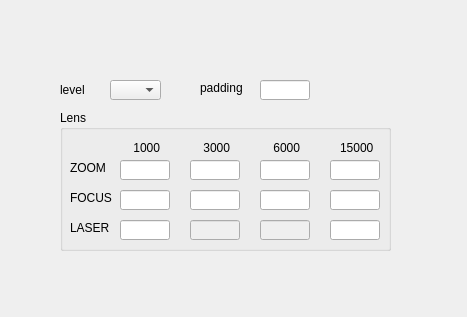
<?xml version="1.0" encoding="UTF-8"?>
<ui version="4.0">
 <class>DeveloperOptions</class>
 <widget class="QDialog" name="DeveloperOptions">
  <property name="geometry">
   <rect>
    <x>0</x>
    <y>0</y>
    <width>467</width>
    <height>317</height>
   </rect>
  </property>
  <property name="windowTitle">
   <string>Dialog</string>
  </property>
  <widget class="QComboBox" name="INTENSE_LEVEL_OPTION">
   <property name="geometry">
    <rect>
     <x>110</x>
     <y>80</y>
     <width>51</width>
     <height>20</height>
    </rect>
   </property>
  </widget>
  <widget class="QLabel" name="INTENSE_LEVEL">
   <property name="geometry">
    <rect>
     <x>60</x>
     <y>82</y>
     <width>41</width>
     <height>16</height>
    </rect>
   </property>
   <property name="text">
    <string>level</string>
   </property>
  </widget>
  <widget class="QGroupBox" name="LENS_GRP">
   <property name="geometry">
    <rect>
     <x>60</x>
     <y>110</y>
     <width>331</width>
     <height>141</height>
    </rect>
   </property>
   <property name="title">
    <string>Lens</string>
   </property>
   <widget class="QLabel" name="LEVEL_1">
    <property name="geometry">
     <rect>
      <x>70</x>
      <y>30</y>
      <width>49</width>
      <height>16</height>
     </rect>
    </property>
    <property name="text">
     <string> 1000</string>
    </property>
   </widget>
   <widget class="QLineEdit" name="ZOOM_L1_EDT">
    <property name="geometry">
     <rect>
      <x>60</x>
      <y>50</y>
      <width>50</width>
      <height>20</height>
     </rect>
    </property>
   </widget>
   <widget class="QLineEdit" name="FOCUS_L1_EDT">
    <property name="geometry">
     <rect>
      <x>60</x>
      <y>80</y>
      <width>50</width>
      <height>20</height>
     </rect>
    </property>
   </widget>
   <widget class="QLineEdit" name="LASER_L1_EDT">
    <property name="geometry">
     <rect>
      <x>60</x>
      <y>110</y>
      <width>50</width>
      <height>20</height>
     </rect>
    </property>
   </widget>
   <widget class="QLabel" name="ZOOM">
    <property name="geometry">
     <rect>
      <x>10</x>
      <y>50</y>
      <width>49</width>
      <height>16</height>
     </rect>
    </property>
    <property name="text">
     <string>ZOOM</string>
    </property>
   </widget>
   <widget class="QLabel" name="FOCUS">
    <property name="geometry">
     <rect>
      <x>10</x>
      <y>80</y>
      <width>49</width>
      <height>16</height>
     </rect>
    </property>
    <property name="text">
     <string>FOCUS</string>
    </property>
   </widget>
   <widget class="QLabel" name="LASER">
    <property name="geometry">
     <rect>
      <x>10</x>
      <y>110</y>
      <width>49</width>
      <height>16</height>
     </rect>
    </property>
    <property name="text">
     <string>LASER</string>
    </property>
   </widget>
   <widget class="QLineEdit" name="LASER_L2_EDT">
    <property name="enabled">
     <bool>false</bool>
    </property>
    <property name="geometry">
     <rect>
      <x>130</x>
      <y>110</y>
      <width>50</width>
      <height>20</height>
     </rect>
    </property>
   </widget>
   <widget class="QLabel" name="LEVEL_2">
    <property name="geometry">
     <rect>
      <x>140</x>
      <y>30</y>
      <width>49</width>
      <height>16</height>
     </rect>
    </property>
    <property name="text">
     <string> 3000</string>
    </property>
   </widget>
   <widget class="QLineEdit" name="FOCUS_L2_EDT">
    <property name="geometry">
     <rect>
      <x>130</x>
      <y>80</y>
      <width>50</width>
      <height>20</height>
     </rect>
    </property>
   </widget>
   <widget class="QLineEdit" name="ZOOM_L2_EDT">
    <property name="geometry">
     <rect>
      <x>130</x>
      <y>50</y>
      <width>50</width>
      <height>20</height>
     </rect>
    </property>
   </widget>
   <widget class="QLineEdit" name="LASER_L3_EDT">
    <property name="enabled">
     <bool>false</bool>
    </property>
    <property name="geometry">
     <rect>
      <x>200</x>
      <y>110</y>
      <width>50</width>
      <height>20</height>
     </rect>
    </property>
   </widget>
   <widget class="QLabel" name="LEVEL_3">
    <property name="geometry">
     <rect>
      <x>210</x>
      <y>30</y>
      <width>49</width>
      <height>16</height>
     </rect>
    </property>
    <property name="text">
     <string> 6000</string>
    </property>
   </widget>
   <widget class="QLineEdit" name="ZOOM_L3_EDT">
    <property name="geometry">
     <rect>
      <x>200</x>
      <y>50</y>
      <width>50</width>
      <height>20</height>
     </rect>
    </property>
   </widget>
   <widget class="QLineEdit" name="FOCUS_L3_EDT">
    <property name="geometry">
     <rect>
      <x>200</x>
      <y>80</y>
      <width>50</width>
      <height>20</height>
     </rect>
    </property>
   </widget>
   <widget class="QLineEdit" name="LASER_L4_EDT">
    <property name="geometry">
     <rect>
      <x>270</x>
      <y>110</y>
      <width>50</width>
      <height>20</height>
     </rect>
    </property>
   </widget>
   <widget class="QLabel" name="LEVEL4">
    <property name="geometry">
     <rect>
      <x>280</x>
      <y>30</y>
      <width>49</width>
      <height>16</height>
     </rect>
    </property>
    <property name="text">
     <string>15000</string>
    </property>
   </widget>
   <widget class="QLineEdit" name="ZOOM_L4_EDT">
    <property name="geometry">
     <rect>
      <x>270</x>
      <y>50</y>
      <width>50</width>
      <height>20</height>
     </rect>
    </property>
   </widget>
   <widget class="QLineEdit" name="FOCUS_L4_EDT">
    <property name="geometry">
     <rect>
      <x>270</x>
      <y>80</y>
      <width>50</width>
      <height>20</height>
     </rect>
    </property>
   </widget>
  </widget>
  <widget class="QLabel" name="TERM_PADDING">
   <property name="geometry">
    <rect>
     <x>200</x>
     <y>80</y>
     <width>61</width>
     <height>16</height>
    </rect>
   </property>
   <property name="text">
    <string>padding</string>
   </property>
  </widget>
  <widget class="QLineEdit" name="TERM_PADDING_EDT">
   <property name="geometry">
    <rect>
     <x>260</x>
     <y>80</y>
     <width>50</width>
     <height>20</height>
    </rect>
   </property>
  </widget>
 </widget>
 <resources/>
 <connections/>
</ui>
